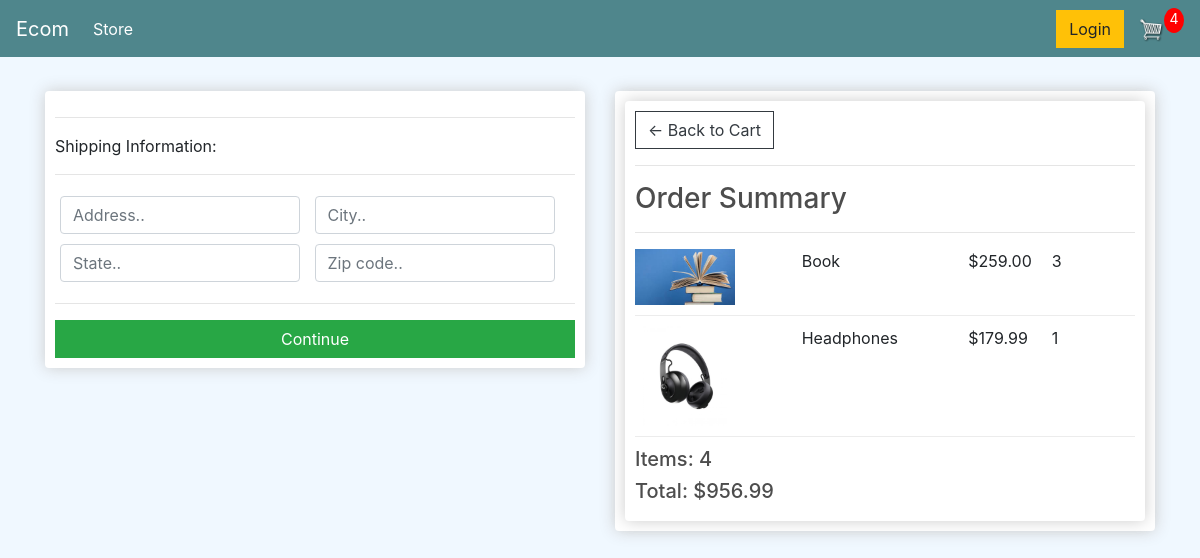
Screenshot of /checkout/ (signed in) with the database file from the repository.
### store/models.py (models this page shows, shortened)
class Order(models.Model):
    customer = models.ForeignKey(Customer, on_delete=models.SET_NULL, blank=True, null=True)
    date_ordered = models.DateTimeField(auto_now_add=True)
    complete = models.BooleanField(default=False, null=True, blank=False)
    transaction_id = models.CharField(max_length=200, null=True)
    @property
    def shipping(self):
        shipping = False
        orderitems = self.orderitem_set.all()
        for i in orderitems:
            if i.product.digital == False:
                shipping = True
        return shipping
    def get_cart_total(self):
        orderitems = self.orderitem_set.all()
        total = sum([item.get_total for item in orderitems])
        return total
    def get_cart_items(self):
        orderitems = self.orderitem_set.all()
        total = sum([item.quantity for item in orderitems])
        return total

class OrderItem(models.Model):
    product = models.ForeignKey(Product, on_delete=models.SET_NULL, blank=True, null=True)
    order = models.ForeignKey(Order, on_delete=models.SET_NULL, blank=True, null=True)
    quantity = models.IntegerField(default=0, null=True, blank=True)
    date_added = models.DateTimeField(auto_now_add=True)
    @property
    def get_total(self):
        total = self.product.price * self.quantity
        return total

class Product(models.Model):
    name = models.CharField(max_length=200, null=True)
    price = models.DecimalField(max_digits=7, decimal_places=2)
    digital = models.BooleanField(default=False, null=True, blank=False)
    image = models.ImageField(null=True, blank=True)
    @property
    def imageURL(self):
        try:
            url = self.image.url
        except:
            url = ''
        return url

### store/views.py (the view)
# urls.py: path('checkout/', views.checkout, name='checkout'),
def checkout(request):
    data = cartData(request)
    cartItems = data['cartItems']
    order = data['order']
    items = data['items']
    context = {'items': items, 'order': order, 'cartItems': cartItems}
    return render(request, 'store/checkout.html', context)

### store/utils.py (called while the page is built)
def cartData(request):
    if request.user.is_authenticated:
        customer = request.user.customer
        order, created = Order.objects.get_or_create(customer=customer, complete=False)
        items = order.orderitem_set.all()
        cartItems = order.get_cart_items
    else:
        cookieData = cookieCart(request)
        cartItems = cookieData['cartItems']
        order = cookieData['order']
        items = cookieData['items']
    return {'cartItems': cartItems, 'order': order, 'items': items}

### store/Templates/Store/Checkout.html (shortened to what this page needs)
{% extends 'store/Main.html' %}
{% load static %}
{% block content %}
<div class="row">
    <div class="col-lg-6">
        <div class="box-element" id="form-wrapper">
            <form id="form">
                <div id="shipping-info">
                    <hr>
                    <p>Shipping Information:</p>
                    <hr>
                    <div class="form-field">
                        <input class="form-control" type="text" name="address" placeholder="Address..">
                    </div>
                    <div class="form-field">
                        <input class="form-control" type="text" name="city" placeholder="City..">
                    </div>
                    <div class="form-field">
                        <input class="form-control" type="text" name="state" placeholder="State..">
                    </div>
                    <div class="form-field">
                        <input class="form-control" type="text" name="zipcode" placeholder="Zip code..">
                    </div>
                </div>
                <hr>
                <input id="form-button" class="btn btn-success btn-block" type="submit" value="Continue">
            </form>
        </div>
        <br>
    </div>
    <div class="col-lg-6">
        <div class="box-element">
            <div class="box-element">
                <a class="btn btn-outline-dark" href="{% url 'cart' %}">&#x2190; Back to Cart</a>
                <hr>
                <h3>Order Summary</h3>
                <hr>
                {% for item in items %}
                <div class="cart-row">
                    <div style="flex:2"><img class="row-image" src="{{item.product.imageURL}}"></div>
                    <div style="flex:2"><p>{{item.product.name}}</p></div>
                    <div style="flex:1"><p>${{item.product.price}}</p></div>
                    <div style="flex:1"><p>{{item.quantity}}</p></div>
                </div>
                {% endfor %}
                <h5>Items: {{order.get_cart_items}}</h5>
                <h5>Total: ${{order.get_cart_total|floatformat:2}}</h5>
            </div>
        </div>
    </div>
</div>
{% endblock content %}

### store/Templates/Store/Main.html (shortened to what this page needs)
<!DOCTYPE html>
{% load static %}
<head>
    <link rel="stylesheet" href="https://stackpath.bootstrapcdn.com/bootstrap/4.5.2/css/bootstrap.min.css"
>
    <link rel="stylesheet" type="text/css" href="{% static 'css/main.css' %}">
</head>
<body>
<nav class="navbar navbar-expand-lg navbar-dark bg-dark">
  <a class="navbar-brand" href="{% url 'store'%}">Ecom</a>
  <div class="collapse navbar-collapse" id="navbarSupportedContent">
    <ul class="navbar-nav mr-auto">
      <li class="nav-item active">
        <a class="nav-link" href="{% url 'store' %}">Store <span class="sr-only">(current)</span></a>
      </li>
    </ul>
          <div class="form-inline my-2 my-lg-0">
            <a href="#" class="btn btn-warning">Login</a>
              <a href="{% url 'cart' %}">
            <img  id="cart-icon" src="{% static 'images/cart.png' %}">
        </a>
            <p id="cart-total">{{cartItems}}</p>
        </div>
  </div>
</nav>
<div class="container">
    <br>
    {% block content %}
    {% endblock content %}
</div>
</body>
</html>

### Static/css/main.css (style rules this page uses)
body { background-color: #f0f8ff!important; }
h1,h2,h3,h4,h5,h6 { color:hsl(0, 0%, 30%); }
.box-element { box-shadow:hsl(0, 0%, 80%) 0 0 16px; background-color: #fff; border-radius: 4px; padding: 10px; }
.bg-dark { background-color: #4f868c!important; }
#cart-icon { width:25px; display: inline-block; margin-left: 15px; }
#cart-total { display: block; text-align: center; color:#fff; background-color: red; width: 20px; height: 25px; border-radius: 50%; font-size: 14px; }
.col-lg-4, .col-lg-6, .col-lg-8, .col-lg-12 { margin-top: 10px; }
.btn { border-radius: 0; }
.row-image { width: 100px; }
.form-field { width:250px; display: inline-block; padding: 5px; }
.cart-row { display: flex; align-items: flex-stretch; padding-bottom: 10px; margin-bottom: 10px; border-bottom: 1px solid #ececec; }

### rows the page displays
Order: id.quantity "4", get_cart_items "4", get_cart_total "956.99"
OrderItem: product.imageURL (picture), product.name "Book", product.price "259.00", quantity "3"
OrderItem: product.imageURL (picture), product.name "Headphones", product.price "179.99", quantity "1"
